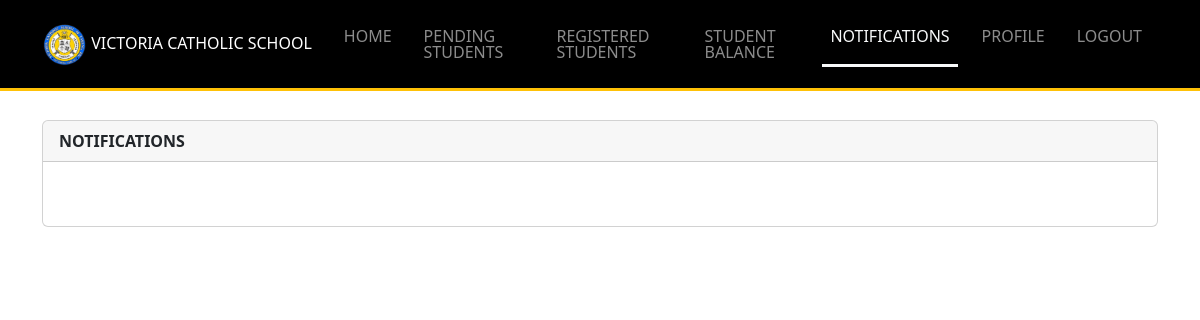
The page /Resources/views/cashier/notifications.php (signed in) on the database as committed earlier.
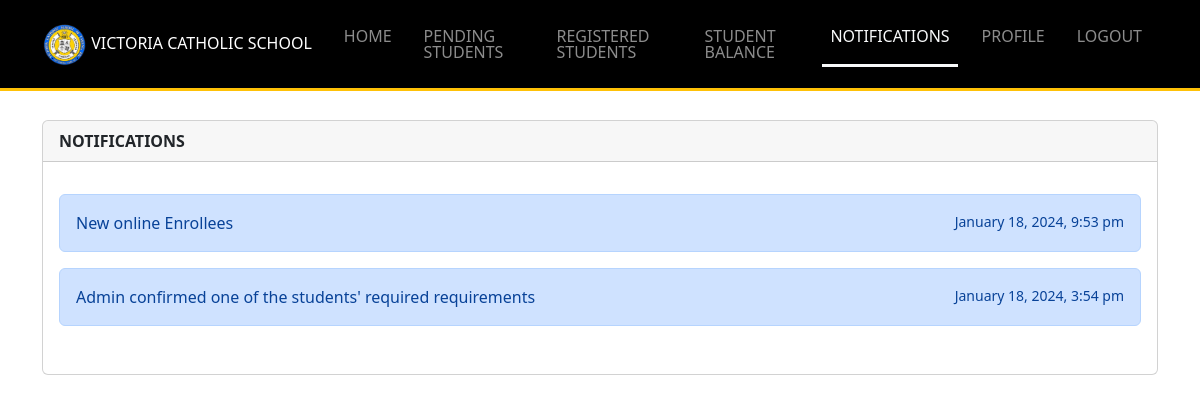
The same page on the database as committed later.
### tables this page shows
CREATE TABLE `notifications` (
  `id` int(11) NOT NULL,
  `data` varchar(255) DEFAULT NULL,
  `notifiable_id` int(11) DEFAULT NULL,
  `is_read` tinyint(1) DEFAULT 0,
  `created_at` timestamp NOT NULL DEFAULT current_timestamp(),
  `updated_at` timestamp NOT NULL DEFAULT current_timestamp() ON UPDATE current_timestamp()
);

### Backend-routes/cashier/includes_notifications_route.php (called while the page is built, shortened)
<?php
try {
    require_once $_SERVER['DOCUMENT_ROOT']."/Middleware/CheckIfCashier.php";
    $stmt = $conn->prepare("SELECT * FROM notifications where notifiable_id = ? ORDER BY created_at DESC");
    $stmt->bind_param("i", $auth['id']);
    $stmt->execute();
    $notifications = $stmt->get_result();
} catch (Exception $e) {
    errorSender('error '.$e->getMessage(), $fileName);
}
?>

### Resources/views/cashier/notifications.php (the view, shortened to what this page needs)
<?php
require_once $_SERVER['DOCUMENT_ROOT']."/Middleware/CheckIfCashier.php";
require_once $_SERVER['DOCUMENT_ROOT']."/Backend-routes/cashier/includes_notifications_route.php";
require_once "../includes/header_layout.php";
?>
<body>
    <?php
        include "includes/navbar.php";
     ?>
     <div class="container mt-5">
        <div class="card">
            <div class="card-header fw-bold">
                NOTIFICATIONS
            </div>
            <div class="card-body my-3">
                <?php
                    foreach($notifications as $notification){
                        $dateTime = new DateTime($notification['created_at']);
                        if($notification['data'] == 'Enrollee'){
                            echo '
                            <a href="confirm_students.php" class="alert alert-primary w-100 d-flex justify-content-between text-decoration-none" role="alert">
                                <span>New online Enrollees</span> <small>'.$dateTime->format('F j, Y, g:i a').'</small>
                            </a>';
                        }
                        if($notification['data'] == 'Requirements_filled'){
                            echo "
                            <a href='registered_students.php' class='alert alert-primary w-100 d-flex justify-content-between text-decoration-none' role='alert'>
                                <span>Admin confirmed one of the students' required requirements</span> <small>".$dateTime->format('F j, Y, g:i a')."</small>
                            </a>";
                        }
                    }
                ?>
            </div>
        </div>
     </div>
</body>
<?php
	require_once "../includes/includes_scripts.php";
?>

Rows that differ between the two databases and show on the page:
added notifications: created_at "January 18, 2024, 9:53 pm"
added notifications: created_at "January 18, 2024, 3:54 pm"
